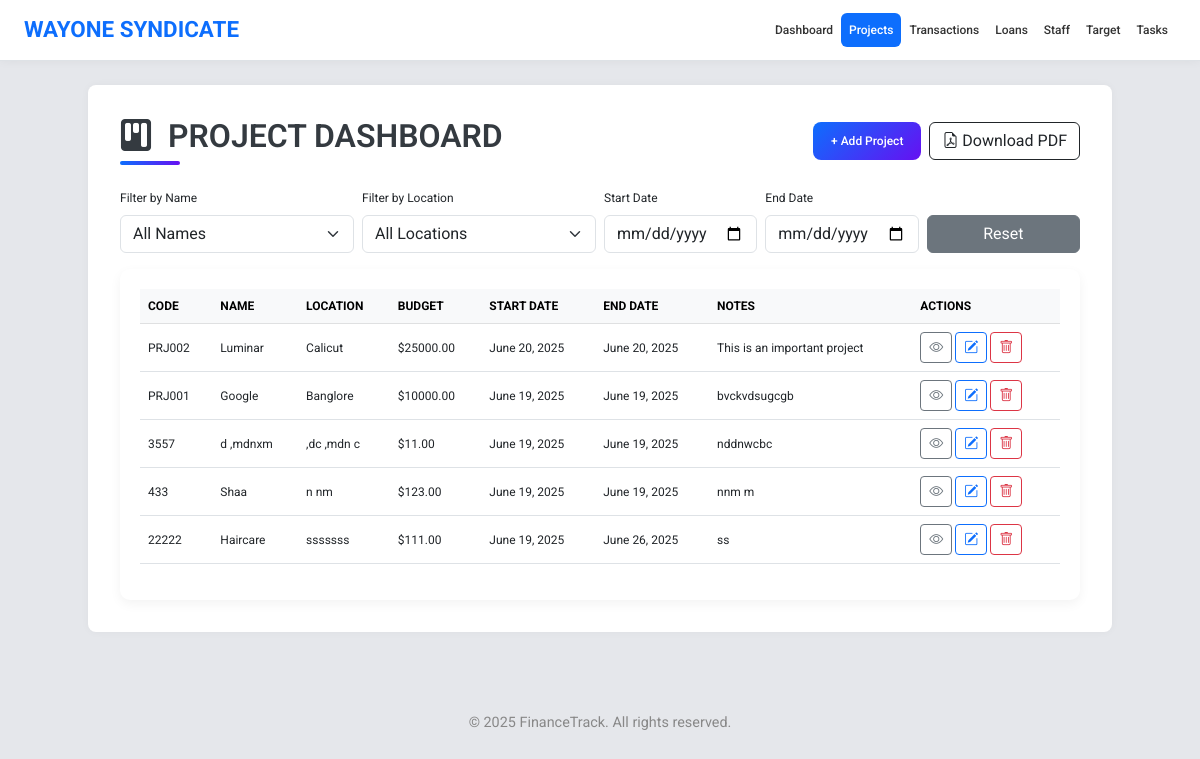
/projects/, run on the app's committed database.
### app1/models.py (models this page shows, shortened)
class Project(models.Model):
    code = models.CharField(max_length=20)
    name = models.CharField(max_length=100)
    location = models.CharField(max_length=100)
    total_budget = models.DecimalField(max_digits=12, decimal_places=2)
    start_date = models.DateField()
    end_date = models.DateField()
    notes = models.TextField(blank=True, null=True)

### app1/views.py (the view, shortened to what this page needs)
# urls.py: path('projects/', views.project_list, name='project_list'),
def project_list(request):
    projects = Project.objects.order_by('-id')
    total_budget = projects.aggregate(Sum('total_budget'))['total_budget__sum'] or 0
    form = ProjectForm()
    return render(request, 'project.html', {'projects': projects, 'form': form})

### app1/forms.py
class ProjectForm(forms.ModelForm):
    class Meta:
        model = Project
        fields = ['code', 'name', 'location', 'total_budget', 'start_date', 'end_date', 'notes']
        widgets = {
            'code': forms.TextInput(attrs={'class': 'form-control', 'readonly': 'readonly'}),
            'name': forms.TextInput(attrs={'class': 'form-control'}),
            'location': forms.TextInput(attrs={'class': 'form-control'}),
            'total_budget': forms.NumberInput(attrs={'class': 'form-control'}),
            'start_date': forms.DateInput(attrs={'type': 'date', 'class': 'form-control'}),
            'end_date': forms.DateInput(attrs={'type': 'date', 'class': 'form-control'}),
            'notes': forms.Textarea(attrs={'class': 'form-control', 'rows': 3}),
        }
    def __init__(self, *args, **kwargs):
        super().__init__(*args, **kwargs)
        self.fields['code'].required = False  # Let view handle it

### templates/project.html (shortened to what this page needs)
{% extends 'base.html' %}
{% load static %}
{% block content %}
<div class="d-flex flex-column flex-md-row justify-content-between align-items-center mb-4">
    <h2 class="page-title mb-3 mb-md-0">
        <i class="bi bi-kanban-fill me-2"></i> PROJECT DASHBOARD
    </h2>
    <div class="d-flex gap-2">
        <button type="button" class="add-btn" data-bs-toggle="modal" data-bs-target="#addProjectModal">
            + Add Project
        </button>
        <a href="{% url 'project-pdf' %}" class="btn btn-outline-dark">
            <i class="bi bi-file-earmark-pdf"></i> Download PDF
        </a>
    </div>
</div>
  <div class="row g-2 mb-3 align-items-end">
    <div class="col-md-3">
      <label for="filter-name" class="form-label">Filter by Name</label>
      <select id="filter-name" class="form-select">
        <option value="">All Names</option>
      </select>
    </div>
    <div class="col-md-3">
      <label for="filter-location" class="form-label">Filter by Location</label>
      <select id="filter-location" class="form-select">
        <option value="">All Locations</option>
      </select>
    </div>
    <div class="col-md-2">
      <label for="filter-start" class="form-label">Start Date</label>
      <input type="date" id="filter-start" class="form-control">
    </div>
    <div class="col-md-2">
      <label for="filter-end" class="form-label">End Date</label>
      <input type="date" id="filter-end" class="form-control">
    </div>
    <div class="col-md-2">
      <button class="btn btn-secondary w-100" id="reset-filters">Reset</button>
    </div>
  </div>
    <div class="table-container">
        <table class="table table-hover">
            <thead class="table-light">
                <tr>
                    <th>CODE</th>
                    <th>NAME</th>
                    <th>LOCATION</th>
                    <th>BUDGET</th>
                    <th>START DATE</th>
                    <th>END DATE</th>
                    <th>NOTES</th>
                    <th>ACTIONS</th>
                </tr>
            </thead>
            <tbody>
                {% for project in projects %}
                <tr>
                    <td>{{ project.code }}</td>
                    <td>{{ project.name }}</td>
                    <td>{{ project.location }}</td>
                    <td>${{ project.total_budget }}</td>
                    <td>{{ project.start_date }}</td>
                    <td>{{ project.end_date }}</td>
                    <td>{{ project.notes }}</td>
                    <td>
                        <a href="{% url 'project-detail' project.pk %}" class="btn btn-sm btn-outline-secondary" title="View">
                            <i class="bi bi-eye"></i>
                        </a>
                        <a href="#" class="btn btn-sm btn-outline-primary edit-project-btn"
                            data-id="{{ project.id }}"
                            data-code="{{ project.code }}"
                            data-name="{{ project.name }}"
                            data-location="{{ project.location }}"
                            data-budget="{{ project.total_budget }}"
                            data-start="{{ project.start_date }}"
                            data-end="{{ project.end_date }}"
                            data-notes="{{ project.notes|default_if_none:'' }}">
                            <i class="bi bi-pencil-square"></i>
                        </a>
                        <a href="#" class="btn btn-sm btn-outline-danger delete-project-btn" data-id="{{ project.id }}">
                             <i class="bi bi-trash"></i>
                        </a>
                    </td>
                </tr>
                {% endfor %}
            </tbody>
        </table>
    </div>
</div>
{% endblock %}

### templates/base.html (style rules this page uses)
body { background-color: #f9fafb; font-family: 'Segoe UI', sans-serif; }

### templates/project.html (style rules this page uses)
body { background-color: #e5e7eb; font-family: 'Roboto', sans-serif; font-size: 12px; }
.page-title { font-weight: 600; font-size: 2rem; color: #343a40; position: relative; padding-bottom: 10px; }
.page-title::after { content: ''; position: absolute; left: 0; bottom: 0; width: 60px; height: 4px; background: linear-gradient(90deg, #0d6efd, #6610f2); border-radius: 2px; }
.add-btn { background: linear-gradient(135deg, #0d6efd, #6610f2); color: #fff; border: none; border-radius: 8px; padding: 10px 18px; font-weight: 500; transition: all 0.3s ease; font-size: 12px; }
.table-container { overflow-x: auto; background-color: #ffffff; border-radius: 10px; padding: 20px; box-shadow: 0 4px 12px rgba(0,0,0,0.05); }
.table th, .table td { vertical-align: middle; font-size: 12px; }
.btn-secondary { background-color: #6c757d; }

### data on the page
Project: code "PRJ002", name "Luminar", location "Calicut", total_budget "25000.00", start_date "June 20, 2025", end_date "June 20, 2025", notes "This is an important project"
Project: code "PRJ001", name "Google", location "Banglore", total_budget "10000.00", start_date "June 19, 2025", end_date "June 19, 2025", notes "bvckvdsugcgb"
Project: code "3557", name "d ,mdnxm", location ",dc ,mdn c", total_budget "11.00", start_date "June 19, 2025", end_date "June 19, 2025", notes "nddnwcbc"
Project: code "433", name "Shaa", location "n nm", total_budget "123.00", start_date "June 19, 2025", end_date "June 19, 2025", notes "nnm m"
Project: code "22222", name "Haircare", location "sssssss", total_budget "111.00", start_date "June 19, 2025", end_date "June 26, 2025", notes "ss"

### other printed values
{{ year|default:"2025" }} "2025"
